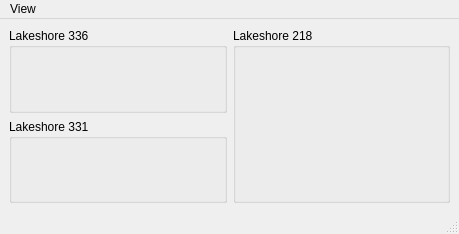
<?xml version="1.0" encoding="UTF-8"?>
<ui version="4.0">
 <class>MainWindow</class>
 <widget class="QMainWindow" name="MainWindow">
  <property name="geometry">
   <rect>
    <x>0</x>
    <y>0</y>
    <width>459</width>
    <height>234</height>
   </rect>
  </property>
  <property name="windowTitle">
   <string>MainWindow</string>
  </property>
  <widget class="QWidget" name="centralwidget">
   <layout class="QHBoxLayout" name="horizontalLayout_8">
    <item>
     <layout class="QVBoxLayout" name="verticalLayout">
      <item>
       <widget class="QGroupBox" name="group0">
        <property name="sizePolicy">
         <sizepolicy hsizetype="Minimum" vsizetype="Minimum">
          <horstretch>0</horstretch>
          <verstretch>0</verstretch>
         </sizepolicy>
        </property>
        <property name="title">
         <string>Lakeshore 336</string>
        </property>
        <layout class="QHBoxLayout" name="horizontalLayout">
         <property name="leftMargin">
          <number>0</number>
         </property>
         <property name="topMargin">
          <number>0</number>
         </property>
         <property name="rightMargin">
          <number>0</number>
         </property>
         <property name="bottomMargin">
          <number>0</number>
         </property>
        </layout>
       </widget>
      </item>
      <item>
       <widget class="QGroupBox" name="group1">
        <property name="title">
         <string>Lakeshore 331</string>
        </property>
        <layout class="QHBoxLayout" name="horizontalLayout_2">
         <property name="leftMargin">
          <number>0</number>
         </property>
         <property name="topMargin">
          <number>0</number>
         </property>
         <property name="rightMargin">
          <number>0</number>
         </property>
         <property name="bottomMargin">
          <number>0</number>
         </property>
        </layout>
       </widget>
      </item>
     </layout>
    </item>
    <item>
     <widget class="QGroupBox" name="group2">
      <property name="sizePolicy">
       <sizepolicy hsizetype="Minimum" vsizetype="Minimum">
        <horstretch>0</horstretch>
        <verstretch>0</verstretch>
       </sizepolicy>
      </property>
      <property name="title">
       <string>Lakeshore 218</string>
      </property>
      <layout class="QHBoxLayout" name="horizontalLayout_7">
       <property name="leftMargin">
        <number>0</number>
       </property>
       <property name="topMargin">
        <number>0</number>
       </property>
       <property name="rightMargin">
        <number>0</number>
       </property>
       <property name="bottomMargin">
        <number>0</number>
       </property>
      </layout>
     </widget>
    </item>
   </layout>
  </widget>
  <widget class="QMenuBar" name="menubar">
   <property name="geometry">
    <rect>
     <x>0</x>
     <y>0</y>
     <width>459</width>
     <height>21</height>
    </rect>
   </property>
   <widget class="QMenu" name="menuView">
    <property name="title">
     <string>View</string>
    </property>
    <addaction name="actionheaters"/>
    <addaction name="actioncommand"/>
    <addaction name="actionsensorunit"/>
   </widget>
   <addaction name="menuView"/>
  </widget>
  <widget class="QStatusBar" name="statusbar"/>
  <action name="actionheaters">
   <property name="text">
    <string>Show Heaters</string>
   </property>
  </action>
  <action name="actionsensorunit">
   <property name="text">
    <string>Toggle Sensor Unit Readings</string>
   </property>
  </action>
  <action name="actioncommand">
   <property name="text">
    <string>Show Command Window</string>
   </property>
  </action>
 </widget>
 <resources/>
 <connections/>
</ui>
